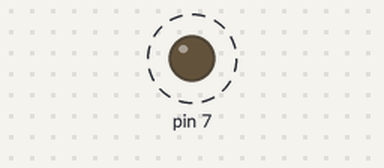
Bench run of a sketch on a simulated Arduino Uno, built with avr-gcc and run on an emulated ATmega328P. On the bench: output pins drawn as LEDs (lit = HIGH). Dashed ring = blinking.

Above: at 0.2 s.
Timing chart, 0 to 3.0 s (numbered marks = the images above):
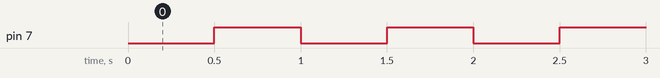

The sketch:

blink.ino
```cpp
/**
 * Seeeduino XIAO - Blink demo
 * Link per installare la scheda
 * https://files.seeedstudio.com/arduino/package_seeeduino_boards_index.json
 */

void setup() {
  pinMode(7, OUTPUT);

}

void loop() {
  static byte stato;
  digitalWrite(7, stato);
  stato = !stato;
  delay(500);
}
```

Measured:
- by itself, pin 7: alternates HIGH for 0.50 s and LOW for 0.50 s
